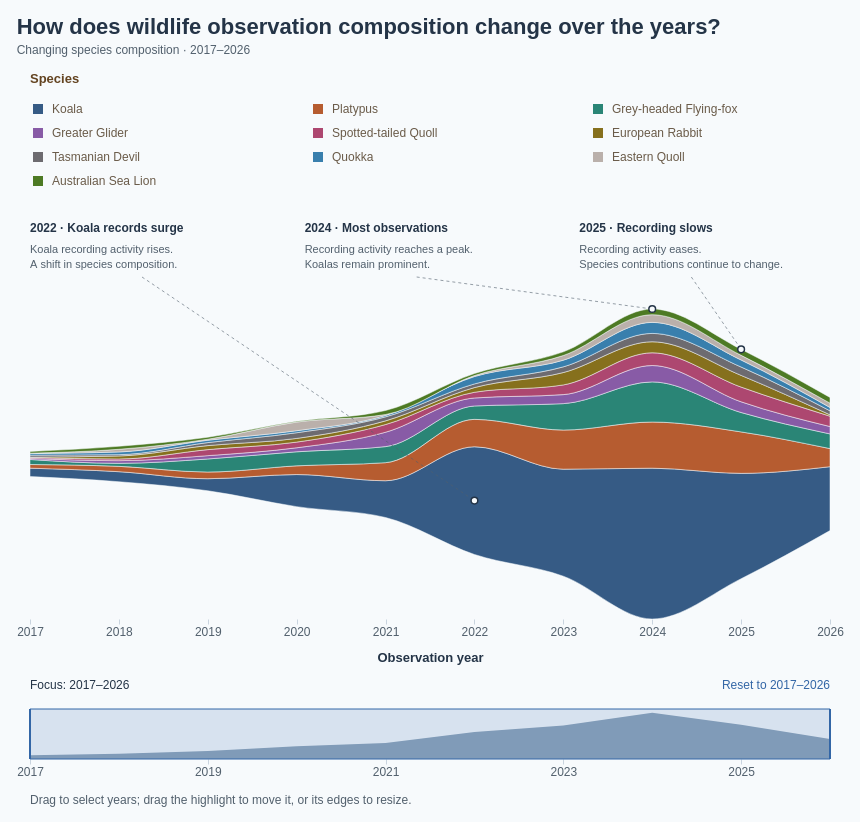

Here is the Vega-Lite specification saved for this chart:
### Vega specification from a JSON file in a GitHub repository (floating-point values rounded to 4 significant figures)
{"$schema": "https://vega.github.io/schema/vega/v5.json", "description": "Streamgraph of wildlife observation composition in 2017–2026, showing the top ten species selected within the selected observation years, with 4,139 records in the displayed ten available years. Source: Dataset/observations-794195.csv. Species selected by observation count in the selected years; subspecies combined by the first two scientific-name components. Includes records without coordinates. Zero-count species-years retained. Annual counts use observation dates. A centered stack gives a streamgraph: band thickness represents observation count; vertical band position has no numeric meaning. Monotone interpolation smoothly connects the recorded annual values; curves between years are visual interpolation, not additional observations. Tooltip shares use the total of the displayed ten species in the given year. Hover or click bands or legend to highlight; click again, Clear highlight, or Escape clears selection. Counts reflect recording activity, not animal abundance. Drag outside the highlighted overview range to select years; drag the highlight to move the range, or drag either edge to resize it. Use Reset to restore 2017–2026. Legend totals cover the full period. Species colours match the ten-species palette in BumpChart.vg.json; species selection uses the selected years; annual counts and legend totals cover 2017–2026. Three in-chart annotations highlight the 2022 Koala increase, the 2024 annual-total peak, and the 2025 decline; anchors use the current centered stack and annotations hide when their year is outside the focus range. Uses the 10 most recent available observation years (2017–2026), including partial 2026.", "width": 800, "height": 400, "padding": 16, "background": "#f7fafc", "title": {"text": "How does wildlife observation composition change over the years?", "subtitle": ["Changing species composition · 2017–2026"], "anchor": "start", "font": "Arial", "fontSize": 22, "color": "#243447", "subtitleFont": "Arial", "subtitleFontSize": 12, "subtitleColor": "#52606d", "offset": 16, "subtitlePadding": 6, "subtitleLineHeight": 16, "fontWeight": "bold"}, "signals": [{"name": "pointerScale", "value": 1}, {"name": "pointerOffset", "value": 0}, {"name": "minYear", "value": 2017}, {"name": "maxYear", "value": 2026}, {"name": "brushDragStart", "value": {"year": 2017, "range": [2017, 2026]}, "on": [{"events": "@brushSelection:mousedown, @brushHandle0:mousedown, @brushHandle1:mousedown", "update": "{year: invert('overviewX', ((x() + pointerOffset) / pointerScale - pointerOffset)), range: slice(yearRange), mode: (yearRange[0] === minYear && yearRange[1] === maxYear) || event.shiftKey ? 'new' : 'move'}"}]}, {"name": "yearRange", "value": [2017, 2026], "on": [{"events": "@brushTarget:mousedown", "update": "[round(clamp(invert('overviewX', ((x() + pointerOffset) / pointerScale - pointerOffset)), minYear, maxYear)), round(clamp(invert('overviewX', ((x() + pointerOffset) / pointerScale - pointerOffset)), minYear, maxYear))]"}, {"events": "@brushSelection:mousedown", "update": "(yearRange[0] === minYear && yearRange[1] === maxYear) || event.shiftKey ? [round(clamp(invert('overviewX', ((x() + pointerOffset) / pointerScale - pointerOffset)), minYear, maxYear)), round(clamp(invert('overviewX', ((x() + pointerOffset) / pointerScale - pointerOffset)), minYear, maxYear))] : yearRange"}, {"events": "[@brushTarget:mousedown, window:mouseup] > window:mousemove!", "update": "[min(brushAnchor, round(clamp(invert('overviewX', ((x() + pointerOffset) / pointerScale - pointerOffset)), minYear, maxYear))), max(brushAnchor, round(clamp(invert('overviewX', ((x() + pointerOffset) / pointerScale - pointerOffset)), minYear, maxYear)))]"}, {"events": "[@brushSelection:mousedown, window:mouseup] > window:mousemove!", "update": "brushDragStart.mode === 'new' ? [min(round(brushDragStart.year), round(clamp(invert('overviewX', ((x() + pointerOffset) / pointerScale - pointerOffset)), minYear, maxYear))), max(round(brushDragStart.year), round(clamp(invert('overviewX', ((x() + pointerOffset) / pointerScale - pointerOffset)), minYear, maxYear)))] : [brushDragStart.range[0] + clamp(round(invert('overviewX', ((x() + pointerOffset) / pointerScale - pointerOffset)) - brushDragStart.year), minYear - brushDragStart.range[0], maxYear - brushDragStart.range[1]), brushDragStart.range[1] + clamp(round(invert('overviewX', ((x() + pointerOffset) / pointerScale - pointerOffset)) - brushDragStart.year), minYear - brushDragStart.range[0], maxYear - brushDragStart.range[1])]"}, {"events": "[@brushHandle0:mousedown, window:mouseup] > window:mousemove!", "update": "[round(clamp(invert('overviewX', ((x() + pointerOffset) / pointerScale - pointerOffset)), minYear, brushDragStart.range[1])), brushDragStart.range[1]]"}, {"events": "[@brushHandle1:mousedown, window:mouseup] > window:mousemove!", "update": "[brushDragStart.range[0], round(clamp(invert('overviewX', ((x() + pointerOffset) / pointerScale - pointerOffset)), brushDragStart.range[0], maxYear))]"}, {"events": "@resetYears:click", "update": "[minYear, maxYear]"}]}, {"name": "brushAnchor", "value": 2017, "on": [{"events": "@brushTarget:mousedown", "update": "round(clamp(invert('overviewX', ((x() + pointerOffset) / pointerScale - pointerOffset)), minYear, maxYear))"}]}, {"name": "hoveredSpecies", "value": null, "on": [{"events": "@speciesAreas:mouseover, @yearPoints:mouseover, @legendSymbols:mouseover, @legendLabels:mouseover", "update": "datum.species"}, {"events": "@speciesAreas:mouseout, @yearPoints:mouseout, @legendSymbols:mouseout, @legendLabels:mouseout", "update": "null"}]}, {"name": "selectedSpecies", "value": null, "on": [{"events": "@speciesAreas:click, @yearPoints:click, @legendSymbols:click, @legendLabels:click", "update": "selectedSpecies == datum.species ? null : datum.species"}, {"events": "window:keydown[event.key === 'Escape']", "update": "null"}]}, {"name": "activeSpecies", "update": "hoveredSpecies != null ? hoveredSpecies : selectedSpecies"}, {"name": "legendColumnWidth", "value": 280}, {"name": "legendSymbolSize", "value": 100}], "data": [{"name": "annualCounts", "values": [{"year": 2017, "species": "Koala", "count": 25, "order": 0}, {"year": 2017, "species": "Platypus", "count": 11, "order": 1}, {"year": 2017, "species": "Grey-headed Flying-fox", "count": 15, "order": 2}, {"year": 2017, "species": "Greater Glider", "count": 3, "order": 3}, {"year": 2017, "species": "Spotted-tailed Quoll", "count": 3, "order": 4}, {"year": 2017, "species": "European Rabbit", "count": 1, "order": 5}, {"year": 2017, "species": "Tasmanian Devil", "count": 6, "order": 6}, {"year": 2017, "species": "Quokka", "count": 5, "order": 7}, {"year": 2017, "species": "Eastern Quoll", "count": 1, "order": 8}, {"year": 2017, "species": "Australian Sea Lion", "count": 5, "order": 9}, {"year": 2018, "species": "Koala", "count": 30, "order": 0}, {"year": 2018, "species": "Platypus", "count": 16, "order": 1}, {"year": 2018, "species": "Grey-headed Flying-fox", "count": 9, "order": 2}, {"year": 2018, "species": "Greater Glider", "count": 8, "order": 3}, {"year": 2018, "species": "Spotted-tailed Quoll", "count": 5, "order": 4}, {"year": 2018, "species": "European Rabbit", "count": 9, "order": 5}, {"year": 2018, "species": "Tasmanian Devil", "count": 4, "order": 6}, {"year": 2018, "species": "Quokka", "count": 8, "order": 7}, {"year": 2018, "species": "Eastern Quoll", "count": 8, "order": 8}, {"year": 2018, "species": "Australian Sea Lion", "count": 9, "order": 9}, {"year": 2019, "species": "Koala", "count": 36, "order": 0}, {"year": 2019, "species": "Platypus", "count": 20, "order": 1}, {"year": 2019, "species": "Grey-headed Flying-fox", "count": 39, "order": 2}, {"year": 2019, "species": "Greater Glider", "count": 10, "order": 3}, {"year": 2019, "species": "Spotted-tailed Quoll", "count": 18, "order": 4}, {"year": 2019, "species": "European Rabbit", "count": 12, "order": 5}, {"year": 2019, "species": "Tasmanian Devil", "count": 9, "order": 6}, {"year": 2019, "species": "Quokka", "count": 7, "order": 7}, {"year": 2019, "species": "Eastern Quoll", "count": 3, "order": 8}, {"year": 2019, "species": "Australian Sea Lion", "count": 6, "order": 9}, {"year": 2020, "species": "Koala", "count": 96, "order": 0}, {"year": 2020, "species": "Platypus", "count": 26, "order": 1}, {"year": 2020, "species": "Grey-headed Flying-fox", "count": 42, "order": 2}, {"year": 2020, "species": "Greater Glider", "count": 12, "order": 3}, {"year": 2020, "species": "Spotted-tailed Quoll", "count": 17, "order": 4}, {"year": 2020, "species": "European Rabbit", "count": 11, "order": 5}, {"year": 2020, "species": "Tasmanian Devil", "count": 17, "order": 6}, {"year": 2020, "species": "Quokka", "count": 6, "order": 7}, {"year": 2020, "species": "Eastern Quoll", "count": 26, "order": 8}, {"year": 2020, "species": "Australian Sea Lion", "count": 2, "order": 9}, {"year": 2021, "species": "Koala", "count": 110, "order": 0}, {"year": 2021, "species": "Platypus", "count": 54, "order": 1}, {"year": 2021, "species": "Grey-headed Flying-fox", "count": 48, "order": 2}, {"year": 2021, "species": "Greater Glider", "count": 43, "order": 3}, {"year": 2021, "species": "Spotted-tailed Quoll", "count": 23, "order": 4}, {"year": 2021, "species": "European Rabbit", "count": 11, "order": 5}, {"year": 2021, "species": "Tasmanian Devil", "count": 12, "order": 6}, {"year": 2021, "species": "Quokka", "count": 4, "order": 7}, {"year": 2021, "species": "Eastern Quoll", "count": 3, "order": 8}, {"year": 2021, "species": "Australian Sea Lion", "count": 12, "order": 9}, {"year": 2022, "species": "Koala", "count": 322, "order": 0}, {"year": 2022, "species": "Platypus", "count": 82, "order": 1}, {"year": 2022, "species": "Grey-headed Flying-fox", "count": 40, "order": 2}, {"year": 2022, "species": "Greater Glider", "count": 24, "order": 3}, {"year": 2022, "species": "Spotted-tailed Quoll", "count": 17, "order": 4}, {"year": 2022, "species": "European Rabbit", "count": 14, "order": 5}, {"year": 2022, "species": "Tasmanian Devil", "count": 11, "order": 6}, {"year": 2022, "species": "Quokka", "count": 22, "order": 7}, {"year": 2022, "species": "Eastern Quoll", "count": 3, "order": 8}, {"year": 2022, "species": "Australian Sea Lion", "count": 6, "order": 9}, {"year": 2023, "species": "Koala", "count": 320, "order": 0}, {"year": 2023, "species": "Platypus", "count": 117, "order": 1}, {"year": 2023, "species": "Grey-headed Flying-fox", "count": 79, "order": 2}, {"year": 2023, "species": "Greater Glider", "count": 27, "order": 3}, {"year": 2023, "species": "Spotted-tailed Quoll", "count": 29, "order": 4}, {"year": 2023, "species": "European Rabbit", "count": 37, "order": 5}, {"year": 2023, "species": "Tasmanian Devil", "count": 17, "order": 6}, {"year": 2023, "species": "Quokka", "count": 20, "order": 7}, {"year": 2023, "species": "Eastern Quoll", "count": 14, "order": 8}, {"year": 2023, "species": "Australian Sea Lion", "count": 11, "order": 9}, {"year": 2024, "species": "Koala", "count": 451, "order": 0}, {"year": 2024, "species": "Platypus", "count": 138, "order": 1}, {"year": 2024, "species": "Grey-headed Flying-fox", "count": 120, "order": 2}, {"year": 2024, "species": "Greater Glider", "count": 49, "order": 3}, {"year": 2024, "species": "Spotted-tailed Quoll", "count": 38, "order": 4}, {"year": 2024, "species": "European Rabbit", "count": 33, "order": 5}, {"year": 2024, "species": "Tasmanian Devil", "count": 25, "order": 6}, {"year": 2024, "species": "Quokka", "count": 33, "order": 7}, {"year": 2024, "species": "Eastern Quoll", "count": 23, "order": 8}, {"year": 2024, "species": "Australian Sea Lion", "count": 17, "order": 9}, {"year": 2025, "species": "Koala", "count": 315, "order": 0}, {"year": 2025, "species": "Platypus", "count": 124, "order": 1}, {"year": 2025, "species": "Grey-headed Flying-fox", "count": 58, "order": 2}, {"year": 2025, "species": "Greater Glider", "count": 32, "order": 3}, {"year": 2025, "species": "Spotted-tailed Quoll", "count": 44, "order": 4}, {"year": 2025, "species": "European Rabbit", "count": 35, "order": 5}, {"year": 2025, "species": "Tasmanian Devil", "count": 25, "order": 6}, {"year": 2025, "species": "Quokka", "count": 21, "order": 7}, {"year": 2025, "species": "Eastern Quoll", "count": 14, "order": 8}, {"year": 2025, "species": "Australian Sea Lion", "count": 18, "order": 9}, {"year": 2026, "species": "Koala", "count": 191, "order": 0}, {"year": 2026, "species": "Platypus", "count": 54, "order": 1}, {"year": 2026, "species": "Grey-headed Flying-fox", "count": 44, "order": 2}, {"year": 2026, "species": "Greater Glider", "count": 22, "order": 3}, {"year": 2026, "species": "Spotted-tailed Quoll", "count": 31, "order": 4}, {"year": 2026, "species": "European Rabbit", "count": 4, "order": 5}, {"year": 2026, "species": "Tasmanian Devil", "count": 12, "order": 6}, {"year": 2026, "species": "Quokka", "count": 10, "order": 7}, {"year": 2026, "species": "Eastern Quoll", "count": 13, "order": 8}, {"year": 2026, "species": "Australian Sea Lion", "count": 17, "order": 9}]}, {"name": "legendEntries", "values": [{"species": "Koala", "order": 0, "total": 1896}, {"species": "Platypus", "order": 1, "total": 642}, {"species": "Grey-headed Flying-fox", "order": 2, "total": 494}, {"species": "Greater Glider", "order": 3, "total": 230}, {"species": "Spotted-tailed Quoll", "order": 4, "total": 225}, {"species": "European Rabbit", "order": 5, "total": 167}, {"species": "Tasmanian Devil", "order": 6, "total": 138}, {"species": "Quokka", "order": 7, "total": 136}, {"species": "Eastern Quoll", "order": 8, "total": 108}, {"species": "Australian Sea Lion", "order": 9, "total": 103}]}, {"name": "focusedCounts", "source": "annualCounts", "transform": [{"type": "filter", "expr": "datum.year >= yearRange[0] && datum.year <= yearRange[1]"}, {"type": "joinaggregate", "groupby": ["year"], "fields": ["count"], "ops": ["sum"], "as": ["yearTotal"]}, {"type": "stack", "groupby": ["year"], "field": "count", "sort": {"field": "order", "order": "ascending"}, "as": ["y0", "y1"], "offset": "center"}]}, {"name": "yearTotals", "source": "annualCounts", "transform": [{"type": "aggregate", "groupby": ["year"], "fields": ["count"], "ops": ["sum"], "as": ["total"]}]}, {"name": "insightAnnotations", "source": "focusedCounts", "transform": [{"type": "filter", "expr": "(datum.year == 2022 && datum.species == 'Koala') || ((datum.year == 2024 || datum.year == 2025) && datum.order == 9)"}, {"type": "formula", "expr": "datum.year == 2022 ? 0 : datum.year == 2024 ? width / 3 + 8 : 2 * width / 3 + 16", "as": "labelX"}, {"type": "formula", "expr": "datum.year == 2022 ? '2022 · Koala records surge' : datum.year == 2024 ? '2024 · Most observations' : '2025 · Recording slows'", "as": "heading"}, {"type": "formula", "expr": "datum.year == 2022 ? 'Koala recording activity rises.' : datum.year == 2024 ? 'Recording activity reaches a peak.' : 'Recording activity eases.'", "as": "detail"}, {"type": "formula", "expr": "datum.year == 2022 ? 'A shift in species composition.' : datum.year == 2024 ? 'Koalas remain prominent.' : 'Species contributions continue to change.'", "as": "detail2"}, {"type": "formula", "expr": "datum.year == 2022 ? (datum.y0 + datum.y1) / 2 : datum.y1", "as": "anchorY"}]}], "scales": [{"name": "x", "type": "linear", "domain": {"signal": "yearRange[0] === yearRange[1] ? [yearRange[0] - 0.5, yearRange[1] + 0.5] : yearRange"}, "range": "width", "zero": false, "nice": false}, {"name": "y", "type": "linear", "domain": {"data": "focusedCounts", "fields": ["y0", "y1"]}, "range": [{"signal": "height"}, 90], "zero": true, "nice": false}, {"name": "color", "type": "ordinal", "domain": ["Koala", "Platypus", "Grey-headed Flying-fox", "Greater Glider", "Spotted-tailed Quoll", "European Rabbit", "Quokka", "Tasmanian Devil", "Eastern Barred Bandicoot", "Numbat", "Australian Sea Lion", "Eastern Quoll"], "range": ["#365B85", "#B65C30", "#2A8576", "#885BA6", "#AD4770", "#86701D", "#397FAD", "#6D6B70", "#C17A24", "#5146A0", "#4D7A24", "#bab0ab"]}, {"name": "overviewX", "type": "linear", "domain": [2017, 2026], "range": "width", "zero": false}, {"name": "overviewY", "type": "linear", "domain": {"data": "yearTotals", "field": "total"}, "range": [{"signal": "height + 140"}, {"signal": "height + 90"}], "zero": true, "nice": true}], "axes": [{"scale": "x", "orient": "bottom", "title": "Observation year", "format": "d", "labelOverlap": true, "domain": false, "tickColor": "#c9d4df", "labelColor": "#52606d", "titleColor": "#243447", "titlePadding": 14, "tickCount": {"signal": "min(10, yearRange[1] - yearRange[0] + 1)"}, "tickMinStep": 1}, {"scale": "overviewX", "orient": "bottom", "offset": 140, "format": "d", "tickCount": 8, "labelOverlap": true, "title": null, "values": [2017, 2018, 2019, 2020, 2021, 2022, 2023, 2024, 2025, 2026], "domain": false, "tickColor": "#c9d4df", "labelColor": "#52606d"}], "marks": [{"name": "series", "type": "group", "from": {"facet": {"name": "seriesData", "data": "focusedCounts", "groupby": "species"}}, "marks": [{"name": "speciesAreas", "type": "area", "encode": {"update": {"x": {"scale": "x", "field": "year"}, "y": {"scale": "y", "field": "y1"}, "y2": {"scale": "y", "field": "y0"}, "fill": {"scale": "color", "field": "species"}, "fillOpacity": {"signal": "activeSpecies == null || activeSpecies == datum.species ? 1 : 0.16"}, "stroke": {"value": "#f7fafc"}, "strokeWidth": {"value": 0.5}, "cursor": {"value": "pointer"}, "tooltip": {"signal": "{'Species': datum.species, 'Year': datum.year, 'Observations': datum.count, 'Top 10 species in year': datum.yearTotal, 'Share of top 10 in year': datum.yearTotal ? format(datum.count / datum.yearTotal, '.1%') : 'No observations'}"}, "interpolate": {"value": "monotone"}, "description": {"signal": "datum.species + ', ' + datum.year + ': ' + datum.count + ' observations, ' + format(datum.count / datum.yearTotal, '.1%') + ' of the top ten species'"}}}, "from": {"data": "seriesData"}, "sort": {"field": "datum.year"}}]}, {"name": "yearPoints", "type": "symbol", "encode": {"update": {"x": {"scale": "x", "field": "year"}, "y": {"signal": "scale('y', (datum.y0 + datum.y1) / 2)"}, "size": {"value": 65}, "fill": {"scale": "color", "field": "species"}, "opacity": {"signal": "yearRange[0] == yearRange[1] ? (activeSpecies == null || activeSpecies == datum.species ? 1 : 0.16) : 0"}, "stroke": {"value": "#f7fafc"}, "strokeWidth": {"value": 1.5}, "cursor": {"value": "pointer"}, "tooltip": {"signal": "{'Species': datum.species, 'Year': datum.year, 'Observations': datum.count, 'Top 10 species in year': datum.yearTotal, 'Share of top 10 in year': datum.yearTotal ? format(datum.count / datum.yearTotal, '.1%') : 'No observations'}"}}}, "from": {"data": "focusedCounts"}}, {"name": "insightLeaders", "type": "rule", "interactive": false, "from": {"data": "insightAnnotations"}, "encode": {"update": {"x": {"signal": "datum.labelX + 112"}, "y": {"value": 58}, "x2": {"scale": "x", "field": "year"}, "y2": {"scale": "y", "field": "anchorY"}, "stroke": {"value": "#52606d"}, "strokeWidth": {"value": 1}, "strokeDash": {"value": [3, 3]}, "opacity": {"value": 0.6}}}}, {"name": "insightAnchors", "type": "symbol", "interactive": false, "from": {"data": "insightAnnotations"}, "encode": {"update": {"x": {"scale": "x", "field": "year"}, "y": {"scale": "y", "field": "anchorY"}, "size": {"value": 45}, "fill": {"value": "#f7fafc"}, "stroke": {"value": "#243447"}, "strokeWidth": {"value": 1.5}}}}, {"name": "insightHeadings", "type": "text", "interactive": false, "from": {"data": "insightAnnotations"}, "encode": {"update": {"x": {"field": "labelX"}, "y": {"value": 4}, "baseline": {"value": "top"}, "text": {"field": "heading"}, "fontSize": {"value": 12}, "fontWeight": {"value": "bold"}, "fill": {"value": "#243447"}}}}, {"name": "insightDetails", "type": "text", "interactive": false, "from": {"data": "insightAnnotations"}, "encode": {"update": {"x": {"field": "labelX"}, "y": {"value": 25}, "baseline": {"value": "top"}, "text": {"field": "detail"}, "fontSize": {"value": 11}, "fill": {"value": "#52606d"}}}}, {"name": "insightDetailsSecondLine", "type": "text", "interactive": false, "from": {"data": "insightAnnotations"}, "encode": {"update": {"x": {"field": "labelX"}, "y": {"value": 40}, "baseline": {"value": "top"}, "text": {"field": "detail2"}, "fontSize": {"value": 11}, "fill": {"value": "#52606d"}}}}, {"name": "legendTitle", "type": "text", "encode": {"update": {"x": {"value": 0}, "y": {"value": -136}, "text": {"value": "Species"}, "fontWeight": {"value": "bold"}, "fill": {"value": "#634320"}, "fontSize": {"value": 13}, "font": {"value": "Arial"}}}, "interactive": false}, {"name": "legendSymbols", "type": "symbol", "encode": {"update": {"x": {"signal": "8 + (datum.order % 3) * legendColumnWidth"}, "y": {"signal": "-110 + floor(datum.order / 3) * 24"}, "shape": {"value": "square"}, "size": {"signal": "legendSymbolSize"}, "fill": {"scale": "color", "field": "species"}, "opacity": {"signal": "activeSpecies == null || activeSpecies == datum.species ? 1 : 0.16"}, "stroke": {"signal": "selectedSpecies == datum.species ? '#243447' : 'transparent'"}, "strokeWidth": {"value": 2}, "cursor": {"value": "pointer"}, "tooltip": {"signal": "{'Species': datum.species, 'Observations (2017–2026)': datum.total}"}}}, "from": {"data": "legendEntries"}}, {"name": "legendLabels", "type": "text", "encode": {"update": {"x": {"signal": "22 + (datum.order % 3) * legendColumnWidth"}, "y": {"signal": "-110 + floor(datum.order / 3) * 24"}, "baseline": {"value": "middle"}, "text": {"field": "species"}, "fontSize": {"value": 12}, "fill": {"value": "#6a5b49"}, "opacity": {"signal": "activeSpecies == null || activeSpecies == datum.species ? 1 : 0.16"}, "fontWeight": {"signal": "selectedSpecies == datum.species ? 'bold' : 'normal'"}, "cursor": {"value": "pointer"}, "font": {"value": "Arial"}}}, "from": {"data": "legendEntries"}}, {"name": "focusLabel", "type": "text", "encode": {"update": {"x": {"value": 0}, "y": {"signal": "height + 70"}, "text": {"signal": "'Focus: ' + yearRange[0] + '–' + yearRange[1]"}, "fontSize": {"value": 12}, "fill": {"value": "#243447"}}}, "interactive": false}, {"name": "overview", "type": "area", "encode": {"update": {"x": {"scale": "overviewX", "field": "year"}, "y": {"scale": "overviewY", "field": "total"}, "y2": {"signal": "height + 140"}, "fill": {"value": "#8fa6bb"}}}, "interactive": false, "sort": {"field": "datum.year"}, "from": {"data": "yearTotals"}}, {"name": "brushTarget", "type": "rect", "encode": {"update": {"x": {"value": 0}, "width": {"signal": "width"}, "y": {"signal": "height + 90"}, "height": {"value": 50}, "fill": {"value": "transparent"}, "cursor": {"value": "crosshair"}}}}, {"name": "brushSelection", "type": "rect", "encode": {"update": {"x": {"signal": "max(0, scale('overviewX', yearRange[0]) - (yearRange[0] === yearRange[1] ? 8 : 0))"}, "x2": {"signal": "min(width, scale('overviewX', yearRange[1]) + (yearRange[0] === yearRange[1] ? 8 : 0))"}, "y": {"signal": "height + 90"}, "y2": {"signal": "height + 140"}, "fill": {"value": "#3366a6"}, "fillOpacity": {"value": 0.16}, "stroke": {"value": "#3366a6"}, "cursor": {"signal": "yearRange[0] === minYear && yearRange[1] === maxYear ? 'crosshair' : 'move'"}}}, "interactive": true}, {"name": "brushEdge0", "type": "rule", "encode": {"update": {"x": {"signal": "scale('overviewX', yearRange[0])"}, "y": {"signal": "height + 90"}, "y2": {"signal": "height + 140"}, "stroke": {"value": "#3366a6"}, "strokeWidth": {"value": 2}}}, "interactive": false}, {"name": "brushEdge1", "type": "rule", "encode": {"update": {"x": {"signal": "scale('overviewX', yearRange[1])"}, "y": {"signal": "height + 90"}, "y2": {"signal": "height + 140"}, "stroke": {"value": "#3366a6"}, "strokeWidth": {"value": 2}}}, "interactive": false}, {"name": "brushHandle0", "type": "rect", "encode": {"update": {"x": {"signal": "scale('overviewX', yearRange[0]) - 5"}, "width": {"value": 10}, "y": {"signal": "height + 90"}, "height": {"value": 50}, "fill": {"value": "transparent"}, "cursor": {"value": "ew-resize"}}}}, {"name": "brushHandle1", "type": "rect", "encode": {"update": {"x": {"signal": "scale('overviewX', yearRange[1]) - 5"}, "width": {"value": 10}, "y": {"signal": "height + 90"}, "height": {"value": 50}, "fill": {"value": "transparent"}, "cursor": {"value": "ew-resize"}}}}, {"name": "resetYears", "type": "text", "encode": {"update": {"x": {"signal": "width"}, "y": {"signal": "height + 70"}, "text": {"value": "Reset to 2017–2026"}, "fill": {"value": "#3366a6"}, "fontSize": {"value": 12}, "cursor": {"value": "pointer"}, "align": {"value": "right"}, "baseline": {"value": "alphabetic"}}}}, {"name": "brushInstructions", "type": "text", "interactive": false, "encode": {"update": {"x": {"value": 0}, "y": {"signal": "height + 185"}, "text": {"value": "Drag to select years; drag the highlight to move it, or its edges to resize."}, "fontSize": {"value": 12}, "fill": {"value": "#52606d"}}}}], "config": {"text": {"font": "Arial"}, "axis": {"labelFont": "Arial", "titleFont": "Arial", "labelFontSize": 12, "titleFontSize": 13, "labelColor": "#52606d", "titleColor": "#243447", "titlePadding": 12, "domainColor": "#bac7d3", "tickColor": "#bac7d3"}, "legend": {"labelFont": "Arial", "titleFont": "Arial", "labelFontSize": 12, "titleFontSize": 13, "titleFontWeight": "bold", "labelColor": "#6a5b49", "titleColor": "#634320", "symbolType": "square", "symbolSize": 100, "rowPadding": 8, "columnPadding": 24, "labelOffset": 8}}, "usermeta": {"observationWindow": {"source": "Dataset/observations-794195.csv", "dateField": "observed_on", "years": [2017, 2018, 2019, 2020, 2021, 2022, 2023, 2024, 2025, 2026], "yearCount": 10, "includesPartialLatestYear": true}}}
